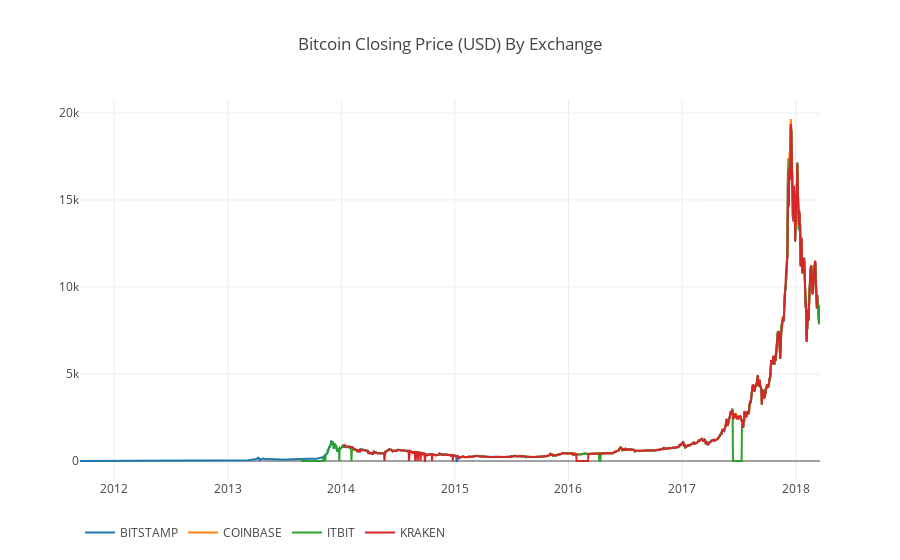

The notebook cell this image was saved under:
### Code cell
# Visualize The Pricing Datasets

# Helper function to provide a single-line command to compare each column in the dataframe
def df_scatter(df, title, seperate_y_axis=False, y_axis_label='', scale='linear', initial_hide=False):
    #Generate a scatter plot of the entire dataframe
    label_arr = list(df)
    series_arr = list(map(lambda col: df[col], label_arr))
    
    layout = go.Layout(
        title=title,
        legend=dict(orientation="h"),
        xaxis=dict(type='date'),
        yaxis=dict(
            title=y_axis_label,
            showticklabels= not seperate_y_axis,
            type=scale
        )
    )
    
    y_axis_config = dict(
        overlaying='y',
        showticklabels=False,
        type=scale )
    
    visibility = 'visible'
    if initial_hide:
        visibility = 'legendonly'
        
    # Form Trace For Each Series
    trace_arr = []
    for index, series in enumerate(series_arr):
        trace = go.Scatter(
            x=series.index, 
            y=series, 
            name=label_arr[index],
            visible=visibility
        )
        
        # Add seperate axis for the series
        if seperate_y_axis:
            trace['yaxis'] = 'y{}'.format(index + 1)
            layout['yaxis{}'.format(index + 1)] = y_axis_config    
        trace_arr.append(trace)

    fig = go.Figure(data=trace_arr, layout=layout)
    py.iplot(fig)
    
# Plot all of the BTC exchange closing prices
df_scatter(btc_usd_datasets_close, 'Bitcoin Closing Price (USD) By Exchange')

### Figure 1 — Plotly figure (JSON) as saved in the notebook; plotly's stock layout.template omitted (floating-point values rounded to 4 significant figures; data arrays with more than 128 entries replaced by an {"elided": "..."} marker saying what was removed)
{"data": [{"name": "BITSTAMP", "type": "scatter", "visible": "visible", "x": {"elided": "2381 str values"}, "y": {"elided": "2381 float values"}}, {"name": "COINBASE", "type": "scatter", "visible": "visible", "x": {"elided": "2381 str values"}, "y": {"elided": "2381 float values"}}, {"name": "ITBIT", "type": "scatter", "visible": "visible", "x": {"elided": "2381 str values"}, "y": {"elided": "2381 float values"}}, {"name": "KRAKEN", "type": "scatter", "visible": "visible", "x": {"elided": "2381 str values"}, "y": {"elided": "2381 float values"}}], "layout": {"legend": {"orientation": "h"}, "title": "Bitcoin Closing Price (USD) By Exchange", "xaxis": {"type": "date"}, "yaxis": {"showticklabels": true, "title": "", "type": "linear"}}}
